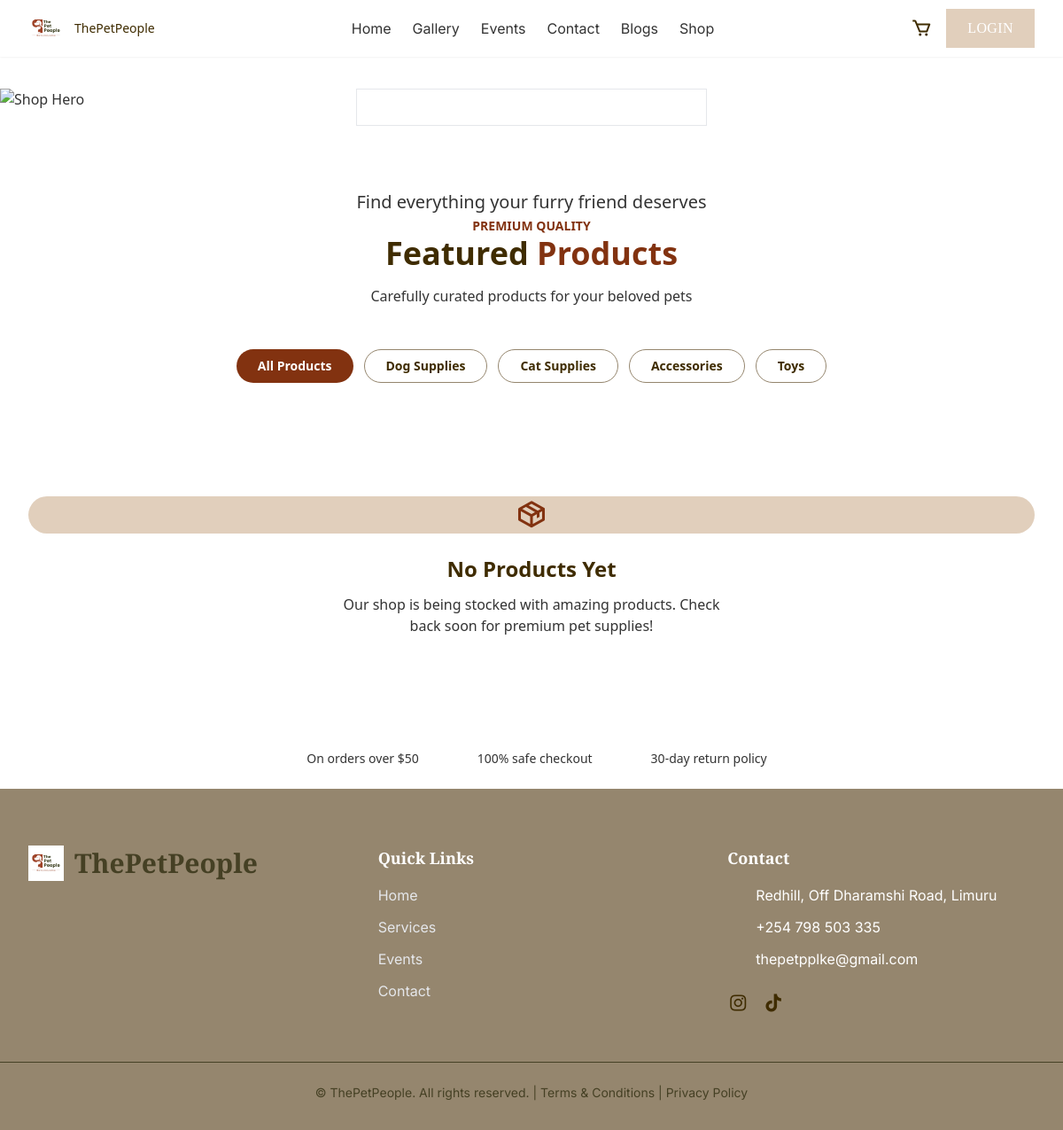
Page /shop/ on the earlier database version.
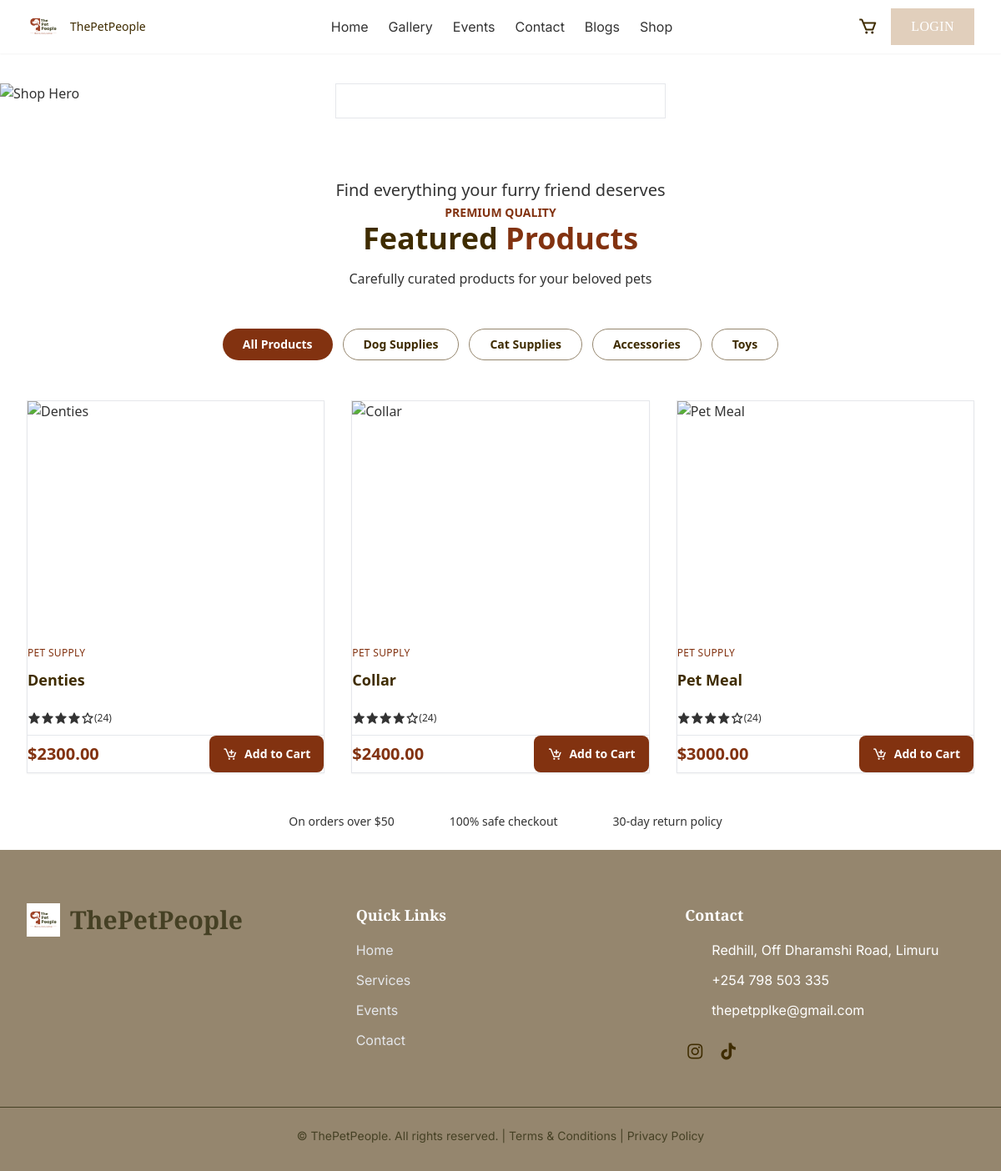
Same page on the later database version.
### shop/models.py (models this page shows, shortened)
class Product(models.Model):
    name = models.CharField(max_length=200)
    description = models.TextField(blank=True)
    price = models.DecimalField(max_digits=8, decimal_places=2)
    image = models.ImageField(upload_to='shop/')
    created_at = models.DateTimeField(auto_now_add=True)
    class Meta:
        ordering = ['-created_at']

### shop/views.py (the view)
# urls.py: path('', views.shop_view, name='shop'),
def shop_view(request):
    products = Product.objects.all()
    return render(request, 'shop/shop.html', {'products': products})

### shop/context_processors.py (called while the page is built)
def cart_item_count(request):
    if request.user.is_authenticated:
        cart = Cart.objects.filter(user=request.user).first()
        if cart:
            return {'cart_item_count': cart.items.count()}
    return {'cart_item_count': 0}

### shop/templates/shop/shop.html (shortened to what the changed rows need)
{% extends "main/base.html" %} {% load static %}  {% block content %}
<section
  class="relative h-[50vh] flex items-center justify-center overflow-hidden"
>
  <div class="relative z-20 max-w-4xl mx-auto px-6 text-center">
    <h1
      class="text-5xl md:text-7xl font-bold text-white mb-5 font-['Cormorant_Garamond'] animate-slide-up"
    >
      Our <span class="text-[var(--club-sand-light)]">Shop</span>
    </h1>
  </div>
</section>
<section class="py-24 bg-gradient-to-b from-white to-gray-50">
  <div class="max-w-7xl mx-auto px-6 lg:px-8">
    <div class="text-center mb-12">
      <h2
        class="text-3xl md:text-4xl font-bold text-[var(--club-dark-brown)] mt-2 mb-4"
      >
        Featured <span class="text-[var(--club-rust)]">Products</span>
      </h2>
    </div>
    <div
      class="grid grid-cols-1 sm:grid-cols-2 lg:grid-cols-3 xl:grid-cols-4 gap-8"
    >
      {% for product in products %}
      <div
        class="group bg-white rounded-xl shadow-sm hover:shadow-2xl transition-all duration-500 transform hover:-translate-y-2 overflow-hidden flex flex-col border border-gray-100"
      >
        <div
          class="relative overflow-hidden h-72 bg-gradient-to-br from-[var(--club-sand-light)] to-[var(--club-taupe-light)]"
        >
        </div>
        <div class="p-5 flex flex-col flex-1 bg-white">
          <div class="mb-2">
            <span
              class="text-xs text-[var(--club-rust)] font-medium uppercase tracking-wide"
            >
              {{ product.category|default:"Pet Supply" }}
            </span>
          </div>
          <h3
            class="text-lg font-bold text-[var(--club-dark-brown)] mb-2 line-clamp-2 leading-tight"
          >
            {{ product.name }}
          </h3>
          <div class="flex items-center gap-1 mb-3">
            <div class="flex text-yellow-400">
              <i class="bx bxs-star"></i>
              <i class="bx bxs-star"></i>
              <i class="bx bxs-star"></i>
              <i class="bx bxs-star"></i>
              <i class="bx bx-star"></i>
            </div>
            <span class="text-xs text-[var(--club-olive-light)]">(24)</span>
          </div>
          <div
            class="flex items-center justify-between mt-auto pt-3 border-t border-gray-100"
          >
            <div class="flex flex-col">
              {% if product.sale_price %}
              <span class="text-xs text-gray-400 line-through"
                >${{ product.price }}</span
              >
              <span class="text-[var(--club-rust)] font-bold text-xl"
                >${{ product.sale_price }}</span
              >
              {% else %}
              <span class="text-[var(--club-rust)] font-bold text-xl"
                >${{ product.price }}</span
              >
              {% endif %}
            </div>
            <a
              href="{% url 'add_to_cart' product.id %}"
              class="bg-[var(--club-rust)] hover:bg-[var(--club-dark-brown)] text-white px-4 py-2 rounded-lg text-sm font-semibold transition-all duration-300 flex items-center gap-2 group/add"
            >
              <i
                class="bx bx-cart-add text-lg group-hover/add:scale-110 transition"
              ></i>
              Add to Cart
            </a>
          </div>
        </div>
      </div>
      {% empty %}
      <div class="col-span-full">
        <div class="text-center py-20">
          <div
            class="inline-flex items-center justify-center w-24 h-24 bg-[var(--club-sand-light)] rounded-full mb-6"
          >
            <i class="bx bx-package text-4xl text-[var(--club-rust)]"></i>
          </div>
          <h3 class="text-2xl font-bold text-[var(--club-dark-brown)] mb-3">
            No Products Yet
          </h3>
          <p class="text-[var(--club-olive-light)] max-w-md mx-auto">
            Our shop is being stocked with amazing products. Check back soon for
            premium pet supplies!
          </p>
        </div>
      </div>
      {% endfor %}
    </div>
  </div>
</section>
{% endblock %}

Differences in the rows shown:
added Product: category "PET SUPPLY", name "Denties", price "2300.00"
added Product: category "PET SUPPLY", name "Collar", price "2400.00"
added Product: category "PET SUPPLY", name "Pet Meal", price "3000.00"
Other differences:
text no longer shown: "No Products Yet Our shop is being stocked with amazing products. Check back soon for premium pet supplies!"
